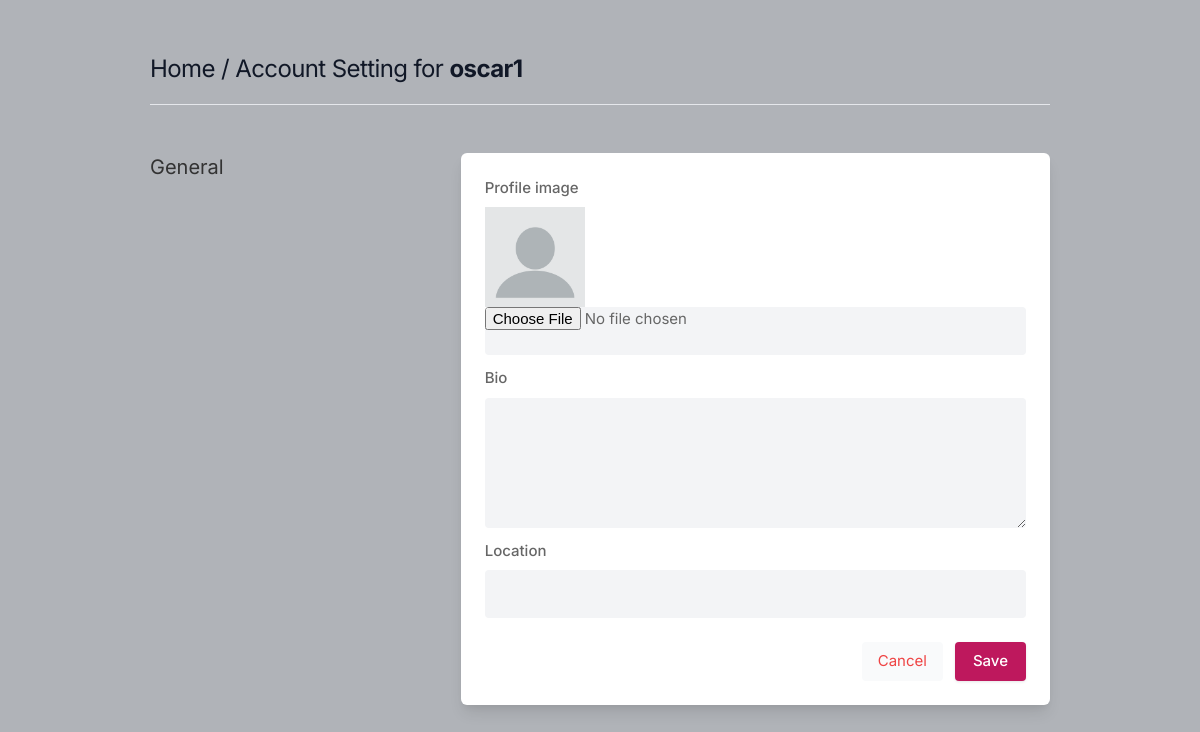
The page /settings (signed in) on the database as committed earlier.
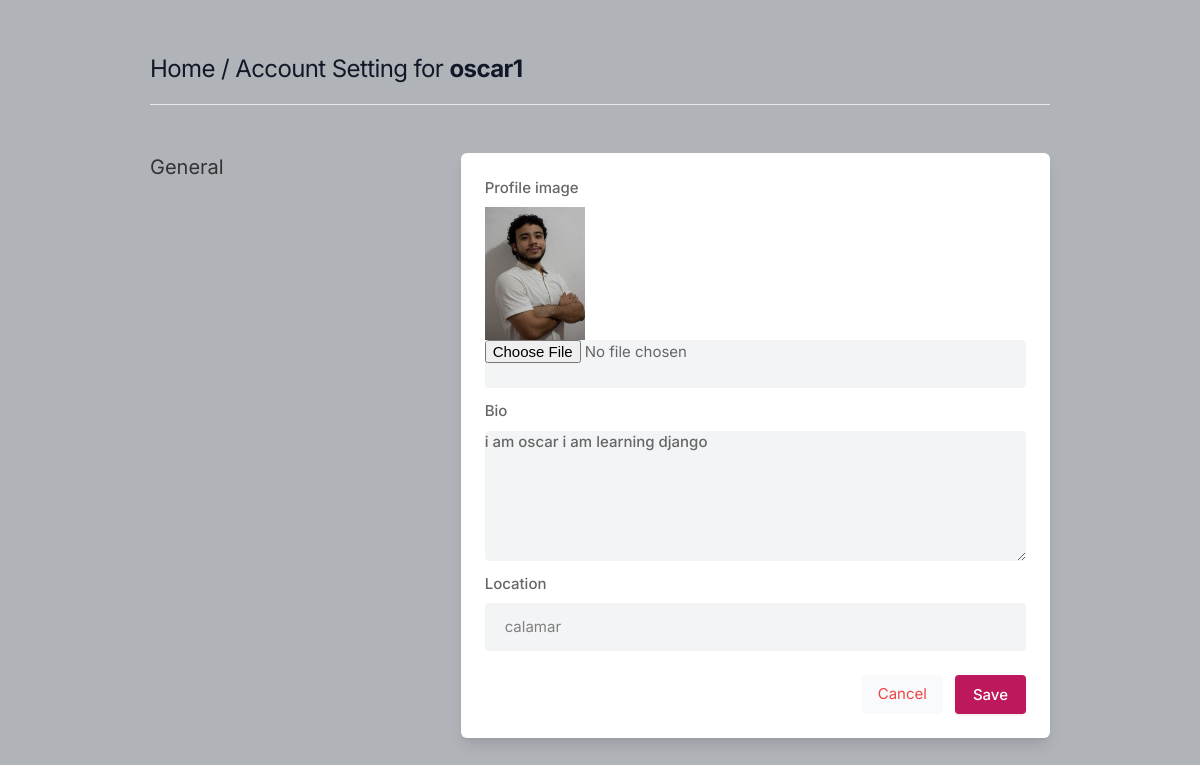
The same page on the database as committed later.
### core/models.py (models this page shows, shortened)
class Profile(models.Model):
    user = models.ForeignKey(User, on_delete=models.CASCADE)
    id_user = models.IntegerField()
    bio = models.TextField(blank=True)
    profileimg = models.ImageField(
        upload_to='profile_images', default='blank-profile-picture.png')
    location = models.CharField(max_length=100, blank=True)

### core/views.py (the view, shortened to what this page needs)
# urls.py: path('settings', views.settings, name='settings'),
@login_required(login_url='core:signin')
def settings(request):
    user_profile = Profile.objects.get(user=request.user)
    return render(request, 'setting.html', {'user_profile': user_profile})

### templates/setting.html (shortened to what this page needs)
{% load static %}
<!DOCTYPE html>
<html lang="en">
<head>
    <link rel="stylesheet" href="{% static 'assets/css/icons.css' %}">
    <link rel="stylesheet" href="{% static 'assets/css/uikit.css' %}">
    <link rel="stylesheet" href="{% static 'assets/css/style.css' %}">
    <link rel="stylesheet" href="{% static 'assets/css/tailwind.css' %}">
</head>
<body>
    <div class="container m-auto">
        <h1 class="text-2xl leading-none text-gray-900 tracking-tight mt-3"><a href="/">Home</a> / Account Setting for
            <b>{{ user.username }}</b> </h1>
        <br>
        <hr>
        <div class="grid lg:grid-cols-3 mt-12 gap-8">
            <div>
                <h3 class="text-xl mb-2"> General</h3>
            </div>
            <div class="bg-white rounded-md lg:shadow-lg shadow col-span-2">
                <form action="" method="POST" enctype="multipart/form-data">
                    <div class="grid grid-cols-2 gap-3 lg:p-6 p-4">
                        <div class="col-span-2">
                            <label for="">Profile image</label>
                            <img width="100" height="100" src="{{user_profile.profileimg.url}}"/>
                            <input type="file" name="image" value="" class="shadow-none bg-gray-100">
                        </div>
                        <div class="col-span-2">
                            <label for="about">Bio</label>
                            <textarea id="about" name="bio" rows="3" class="shadow-none bg-gray-100">{{ user_profile.bio }}</textarea>
                        </div>
                        <div class="col-span-2">
                            <label for="">Location</label>
                            <input type="text" name="location" value="{{user_profile.location}}" placeholder="" class="shadow-none bg-gray-100">
                        </div>
                    </div>
                    <div class="bg-gray-10 p-6 pt-0 flex justify-end space-x-3">
                        <button class="p-2 px-4 rounded bg-gray-50 text-red-500"><a href="/">Cancel</a> </button>
                        <button type="submit" class="button bg-blue-700"> Save </button>
                    </div>
                </form>
            </div>
        </div>
        <br>
    </div>
</body>
</html>

### static/assets/css/style.css (style rules this page uses)
body { background-color: #B0B3B8!important; }
button { vertical-align: middle; }
span.button, button.button { background-color: #be185d; top: 0; color: #fff; position: relative; padding: 8px 18px; line-height: 22px; position: relative; font-weight: 500; font-size: 15px; display: inline-block; -webkit-transition: all 0.2s ease-in-out; transition: all 0.2s ease-in-out; cursor: pointer; overflow: hidden; border: none; border-radius: 4px; -webkit-box-shadow: 0 1px 3px rgba(0, 0, 0, 0.1); box-shadow: 0 1px 3px rgba(0, 0, 0, 0.1); }
input { height: 48px; line-height: 48px; padding: 0 20px; outline: none; font-size: 15px; color: #808080; max-width: 100%; width: 100%; -webkit-box-sizing: border-box; box-sizing: border-box; display: block; font-weight: 400; opacity: 1; border-radius: 4px; border: none; -webkit-box-shadow: 0 1px 4px 0px rgba(0, 0, 0, 0.12); box-shadow: 0 1px 4px 0px rgba(0, 0, 0, 0.12); }
input[type="text"], input[type="password"], input[type="email"], input[type="number"] { height: 48px; line-height: 48px; padding: 0 20px; outline: none; font-size: 15px; color: #808080; max-width: 100%; width: 100%; -webkit-box-sizing: border-box; box-sizing: border-box; display: block; font-weight: 400; opacity: 1; border-radius: 4px; border: none; -webkit-box-shadow: 0 1px 4px 0px rgba(0, 0, 0, 0.12); box-shadow: 0 1px 4px 0px rgba(0, 0, 0, 0.12); }
textarea { height: 48px; line-height: 48px; padding: 0 20px; outline: none; font-size: 15px; color: #808080; margin: 0 0 16px 0; max-width: 100%; width: 100%; -webkit-box-sizing: border-box; box-sizing: border-box; display: block; background-color: #fff; font-weight: 500; opacity: 1; border-radius: 4px; border: none; -webkit-box-shadow: 0 1px 4px 0px rgba(0, 0, 0, 0.12); box-shadow: 0 1px 4px 0px rgba(0, 0, 0, 0.12); }
input { -webkit-transition: all 0.1s ease-in-out; transition: all 0.1s ease-in-out; }
::placeholder { color: #808080; opacity: 1; }
textarea { height: auto; line-height: 27px; padding: 20px; min-height: 130px; -webkit-transition: none !important; transition: none !important; min-width: 100%; }
label, legend { display: block; font-weight: bold; font-size: 15px; font-weight: 500; margin-bottom: 8px; }
button { border: none; margin: 0; padding: 0; width: auto; overflow: visible; background: transparent; color: inherit; font: inherit; line-height: normal; cursor: pointer; }
a { color: #be185d; -webkit-transition: 0.3s; transition: 0.3s; outline: none !important; }
button { outline: none !important; }
img { max-width: 100%; }
body { color: #666; font-size: 15px; line-height: 27px; background-color: #f0f2f5; font-family: "Inter", sans-serif; text-transform: none; }
h1, h2, h3, h4, h5, h6 { font-family: "Inter", sans-serif; text-transform: none; }
input[type="text"], input[type="password"], input[type="email"] { font-family: "Inter", sans-serif; text-transform: none; }
textarea, select { font-family: "Inter", sans-serif; text-transform: none; }
button, body .pac-container { font-family: "Inter", sans-serif; text-transform: none; }
h1, h2, h3, h4, h5, h6 { color: #333; font-weight: 500; margin: 0; padding: 0; }
h1 { font-size: 32px; }
h3 { font-size: 22px; }
b, strong { font-weight: 700 !important; }
@media (min-width: 1024px) { .container { max-width: 900px !important; padding-top: 45px; } }
.shadow-none { -webkit-box-shadow: none !important; box-shadow: none !important; }

Rows that differ between the two databases and show on the page:
changed Profile: profileimg: picture added in place of a placeholder; bio (not shown) → "i am oscar i am learning django"; location (not shown) → "calamar"
